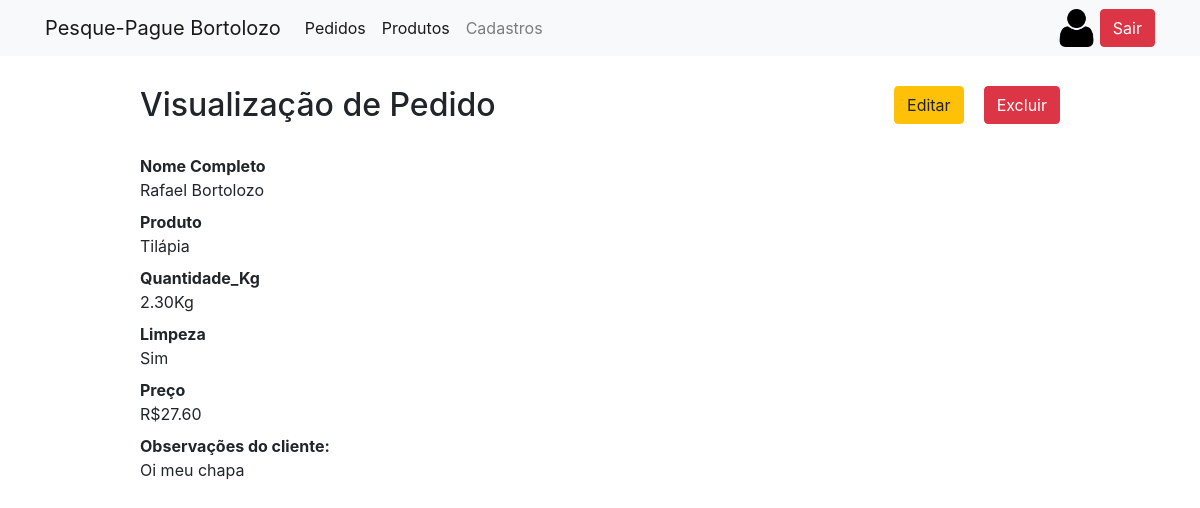
Page /pedidos/show.php?id=1 (signed in) on the committed database.
### tables this page shows
CREATE TABLE `pedidos` (
  `id` int NOT NULL AUTO_INCREMENT,
  `nome` varchar(100) NOT NULL,
  `id_produto` int NOT NULL,
  `mensagem` text,
  `qtd_kg` decimal(5,2) NOT NULL,
  `limpeza` tinyint NOT NULL,
  `preco` decimal(6,2) NOT NULL,
  `data_entrega` datetime NOT NULL,
  PRIMARY KEY (`id`),
  KEY `FK_PRODUTO_idx` (`id_produto`) /*!80000 INVISIBLE */,
  CONSTRAINT `FK_PRODUTO` FOREIGN KEY (`id_produto`) REFERENCES `produtos` (`id`)
);

CREATE TABLE `produtos` (
  `id` int NOT NULL AUTO_INCREMENT,
  `nome` varchar(50) DEFAULT NULL,
  `preco` decimal(5,2) DEFAULT NULL,
  `url_imagem_produto` varchar(150) DEFAULT NULL,
  `limpavel` tinyint DEFAULT NULL,
  PRIMARY KEY (`id`)
);

### src/dao/PedidoDAO.php (called while the page is built, shortened)
<?php
    class PedidoDAO{
        public static function getById($id){
            $con = ConnectionFactory::getConnection();
            $stmt= $con->prepare("SELECT pe.id, pe.nome, pe.id_produto, pe.mensagem, pe.qtd_kg, pe.limpeza,
                                        pe.preco, DATE_FORMAT(pe.data_entrega, '%Y-%m-%d') as data_mysql, DATE_FORMAT(pe.data_entrega, '%d/%m/%Y') as data ,
                                        TIME_FORMAT(pe.data_entrega, '%H:%i') as horario, pe.data_entrega, pr.nome as nome_produto
                                  FROM pedidos pe
                                  JOIN produtos pr on (pe.id_produto = pr.id)
                                  WHERE pe.id=:id");
            $stmt->bindParam(':id', $id, PDO::PARAM_INT);
            $stmt->execute();
            return $stmt;
        }
    }
?>

### pedidos/show.php (the view, shortened to what this page needs)
<?php
    $stmt= PedidoDAO::getById($_GET['id']);
    $pedido= $stmt->fetch(PDO::FETCH_OBJ);
?>
<!DOCTYPE html>
<html lang="pt-BR">
<head>
    <?php include ("../partials/_head.php")?>
</head>
<body>
    <?php include("../partials/_header.php")?>
    <section id="content">
        <div class="container">
            <div class="row">
                <div class="col-md-1"></div>
                <div class="col-md-10 show-pedido">
                    <h2>Visualização de Pedido
                        <a href="/pedidos/destroy.php?id=<?= $pedido->id?>" class="btn btn-danger float-right"
                            onclick="return confirm('você realmente deseja excluir esse pedido?')">Excluir</a>
                        <a href="/pedidos/edit.php?id=<?= $pedido->id?>" class="btn btn-warning float-right">Editar</a>
                    </h2>
                    <dl>
                        <dt>Nome Completo</dt>
                        <dd><?=$pedido->nome?></dd>
                        <dt>Produto</dt>
                        <dd><?=$pedido->nome_produto?></dd>
                        <dt>Quantidade_Kg</dt>
                        <dd><?=$pedido->qtd_kg?>Kg</dd>
                        <dt>Limpeza</dt>
                        <?php if($pedido->limpeza==0) :?>
                            <dd>Não</dd>
                        <?php else :?>
                            <dd>Sim</dd>
                        <?php endif ?>
                        <dt>Preço</dt>
                        <dd>R$<?=$pedido->preco?></dd>
                        <dt>Observações do cliente:</dt>
                        <dd><?=$pedido->mensagem?></dd>
                    </dl>
                </div>
            </div>
        </div>
    </section>
</body>
</html>

### css/style.css (style rules this page uses)
.show-pedido h2 a { margin-left: 20px; }
section#content { margin-top: 30px; }
section#content h2 { margin-bottom: 30px; }

### rows in the picture
pedidos: nome "Rafael Bortolozo", id_produto.nome "Tilápia", qtd_kg "2.30", preco "27.60", mensagem "Oi meu chapa"
